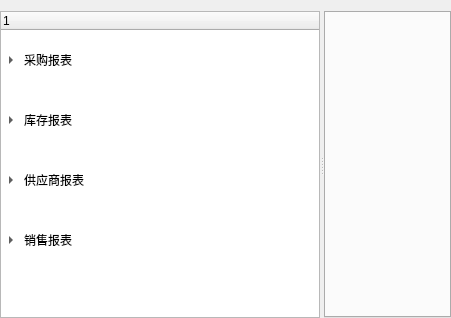
<?xml version="1.0" encoding="UTF-8"?>
<ui version="4.0">
 <class>reporttable</class>
 <widget class="QWidget" name="reporttable">
  <property name="geometry">
   <rect>
    <x>0</x>
    <y>0</y>
    <width>451</width>
    <height>318</height>
   </rect>
  </property>
  <property name="windowTitle">
   <string>Form</string>
  </property>
  <property name="styleSheet">
   <string notr="true">
QPushButton:hover
{
background-color: rgb(180, 85, 100);
color:white;
}

QPushButton:hover:pressed
{
background-color:rgb(180, 85, 100);
color:white;
}

QPushButton
{
background-color:rgb(84, 115, 135);
color:white;
border-radius:2px;
spacing:2px;
padding: 0px 0px;
}
</string>
  </property>
  <layout class="QVBoxLayout" name="verticalLayout">
   <property name="leftMargin">
    <number>0</number>
   </property>
   <property name="rightMargin">
    <number>0</number>
   </property>
   <property name="bottomMargin">
    <number>0</number>
   </property>
   <item>
    <widget class="QSplitter" name="splitter">
     <property name="orientation">
      <enum>Qt::Horizontal</enum>
     </property>
     <widget class="QTreeWidget" name="treeWidget">
      <property name="minimumSize">
       <size>
        <width>320</width>
        <height>0</height>
       </size>
      </property>
      <property name="maximumSize">
       <size>
        <width>450</width>
        <height>16777215</height>
       </size>
      </property>
      <property name="styleSheet">
       <string notr="true">QTreeWidget::item:selected:active
{
background-color: #FF92BB;
color:black;
}

QTreeWidget::item
{
height:60px;
}

QTreeWidget::item:selected:!active
{
background-color:#33A1C9;
color:black;
}
</string>
      </property>
      <property name="iconSize">
       <size>
        <width>30</width>
        <height>30</height>
       </size>
      </property>
      <column>
       <property name="text">
        <string>1</string>
       </property>
      </column>
      <item>
       <property name="text">
        <string>采购报表</string>
       </property>
       <item>
        <property name="text">
         <string>采购入库明细报表</string>
        </property>
        <property name="icon">
         <iconset resource="../res.qrc">
          <normaloff>:/image/image/采购报表.png</normaloff>:/image/image/采购报表.png</iconset>
        </property>
       </item>
       <item>
        <property name="text">
         <string>采购入库汇总报表</string>
        </property>
        <property name="icon">
         <iconset resource="../res.qrc">
          <normaloff>:/image/image/采购报表.png</normaloff>:/image/image/采购报表.png</iconset>
        </property>
       </item>
       <item>
        <property name="text">
         <string>采购退货明细报表</string>
        </property>
        <property name="icon">
         <iconset resource="../res.qrc">
          <normaloff>:/image/image/采购报表.png</normaloff>:/image/image/采购报表.png</iconset>
        </property>
       </item>
      </item>
      <item>
       <property name="text">
        <string>库存报表</string>
       </property>
       <item>
        <property name="text">
         <string>调整单明细报表</string>
        </property>
        <property name="icon">
         <iconset resource="../res.qrc">
          <normaloff>:/image/image/库存报表.png</normaloff>:/image/image/库存报表.png</iconset>
        </property>
       </item>
       <item>
        <property name="text">
         <string>盘存单明细报表</string>
        </property>
        <property name="icon">
         <iconset resource="../res.qrc">
          <normaloff>:/image/image/库存报表.png</normaloff>:/image/image/库存报表.png</iconset>
        </property>
       </item>
       <item>
        <property name="text">
         <string>盘存单汇总报表</string>
        </property>
        <property name="icon">
         <iconset resource="../res.qrc">
          <normaloff>:/image/image/库存报表.png</normaloff>:/image/image/库存报表.png</iconset>
        </property>
       </item>
      </item>
      <item>
       <property name="text">
        <string>供应商报表</string>
       </property>
       <item>
        <property name="text">
         <string>供应商供货明细报表</string>
        </property>
        <property name="icon">
         <iconset resource="../res.qrc">
          <normaloff>:/image/image/供应商报表.png</normaloff>:/image/image/供应商报表.png</iconset>
        </property>
       </item>
       <item>
        <property name="text">
         <string>供应商供货汇总报表</string>
        </property>
        <property name="icon">
         <iconset resource="../res.qrc">
          <normaloff>:/image/image/供应商报表.png</normaloff>:/image/image/供应商报表.png</iconset>
        </property>
       </item>
      </item>
      <item>
       <property name="text">
        <string>销售报表</string>
       </property>
       <item>
        <property name="text">
         <string>原料销售报表</string>
        </property>
        <property name="icon">
         <iconset resource="../res.qrc">
          <normaloff>:/image/image/原料圈.png</normaloff>:/image/image/原料圈.png</iconset>
        </property>
       </item>
      </item>
     </widget>
     <widget class="QTabWidget" name="tabWidgetData">
      <property name="styleSheet">
       <string notr="true">QTabBar::tab
{
min-width:300px;
color: white;
background-color:rgb(44, 62, 80);
border: 0px solid;
border-top-left-radius: 10px;
border-top-right-radius: 10px;
padding:5px;
}

QTabBar::tab:!selected
{
margin-top: 5px;
}

QTabBar::tab:selected
{
color: rgb(230,250,0);
font-size:12px;
font-weight:bold;
}</string>
      </property>
      <property name="currentIndex">
       <number>-1</number>
      </property>
     </widget>
    </widget>
   </item>
  </layout>
 </widget>
 <resources>
  <include location="../res.qrc"/>
 </resources>
 <connections/>
</ui>
